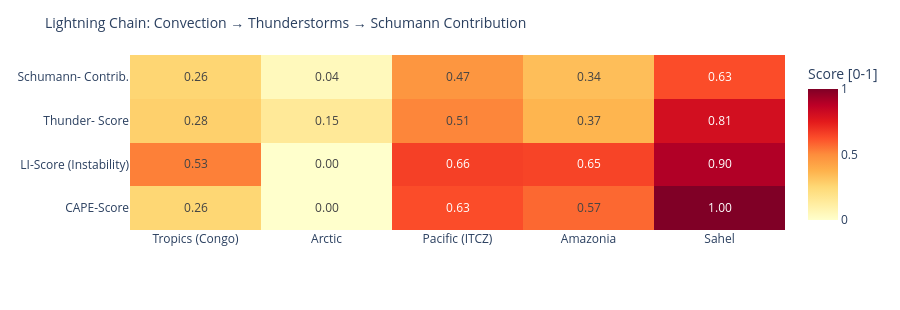

Notebook cell for this chart:
### Code cell
# ============================================================
# LIGHTNING CHAIN: Convection → Thunderstorms → Schumann
# Shows the causal chain per measurement point as heatmap
# ============================================================

def cape_score(v):
    """CAPE → normalized score [0,1]"""
    if v is None or pd.isna(v): return 0.0
    return min(1.0, float(v) / 3000)

def li_score(v):
    """Lifted Index: negative = unstable → score [0,1]"""
    if v is None or pd.isna(v): return 0.3
    return min(1.0, max(0.0, (-float(v) + 6) / 12))

def cloud_score(v):
    if v is None or pd.isna(v): return 0.3
    return float(v) / 100

def thunder_score(row):
    """Kombinierter Gewitterwahrscheinlichkeits-Score
    CAPE + LI + Bedeckung + WMO-Gewitter + konvektiver Niederschlag (showers)
    Hinweis: X-Ray und Kp sind kein Bestandteil – nur geomagn./solarer Kontext.
    """
    cs = cape_score(row.get('cape'))
    ls = li_score(row.get('li'))
    cl = cloud_score(row.get('cloud'))
    t  = 1.0 if row.get('thunderstorm') else 0.0
    # Convective precipitation (showers) as additional indicator
    sh = min(1.0, (row.get('showers') or 0) / 5.0)
    return round(cs * 0.30 + ls * 0.25 + cl * 0.15 + t * 0.20 + sh * 0.10, 3)

def schumann_contribution(t_score, lat):
    """Schumann contribution: higher in tropics (±30°), scaled by thunderstorm score"""
    lat_weight = max(0.3, 1.0 - abs(lat) / 60)
    return round(t_score * lat_weight, 3)

df_atm['cape_score']   = df_atm.apply(lambda r: cape_score(r['cape']), axis=1)
df_atm['li_score']     = df_atm.apply(lambda r: li_score(r['li']),    axis=1)
df_atm['thunder_score']= df_atm.apply(lambda r: thunder_score(r.to_dict()), axis=1)
df_atm['schumann_contribution'] = df_atm.apply(
    lambda r: schumann_contribution(r['thunder_score'], r['lat']), axis=1)

metrics = ['cape_score', 'li_score', 'thunder_score', 'schumann_contribution']
labels  = ['CAPE-Score', 'LI-Score\n(Instability)', 'Thunder-\nScore', 'Schumann-\nContrib.']
z_data  = [df_atm[m].tolist() for m in metrics]

fig = go.Figure(go.Heatmap(
    z=z_data,
    x=df_atm['point'].tolist(),
    y=labels,
    colorscale='YlOrRd',
    zmin=0, zmax=1,
    text=[[f'{v:.2f}' for v in row] for row in z_data],
    texttemplate='%{text}', textfont=dict(size=12),
    colorbar=dict(title='Score [0-1]')
))
fig.update_layout(
    title=dict(text='Lightning Chain: Convection → Thunderstorms → Schumann Contribution', font=dict(size=14)),
    height=310,
    plot_bgcolor='rgba(0,0,0,0)', paper_bgcolor='rgba(0,0,0,0)',
    margin=dict(l=130, r=80, t=55, b=80)
)
fig.show()

### Figure 1 — Plotly figure (JSON) as saved in the notebook; plotly's stock layout.template omitted (floating-point values rounded to 4 significant figures)
{"data": [{"colorbar": {"title": {"text": "Score [0-1]"}}, "colorscale": [[0.0, "rgb(255,255,204)"], [0.125, "rgb(255,237,160)"], [0.25, "rgb(254,217,118)"], [0.375, "rgb(254,178,76)"], [0.5, "rgb(253,141,60)"], [0.625, "rgb(252,78,42)"], [0.75, "rgb(227,26,28)"], [0.875, "rgb(189,0,38)"], [1.0, "rgb(128,0,38)"]], "text": [["0.26", "0.00", "0.63", "0.57", "1.00"], ["0.53", "0.00", "0.66", "0.65", "0.90"], ["0.28", "0.15", "0.51", "0.37", "0.81"], ["0.26", "0.04", "0.47", "0.34", "0.63"]], "textfont": {"size": 12}, "texttemplate": "%{text}", "type": "heatmap", "x": ["Tropics (Congo)", "Arctic", "Pacific (ITCZ)", "Amazonia", "Sahel"], "y": ["CAPE-Score", "LI-Score\n(Instability)", "Thunder-\nScore", "Schumann-\nContrib."], "z": [[0.2567, 0.0, 0.63, 0.5733, 1.0], [0.525, 0.0, 0.6583, 0.65, 0.9], [0.279, 0.15, 0.514, 0.366, 0.805], [0.26, 0.045, 0.471, 0.335, 0.631]], "zmax": 1, "zmin": 0}], "layout": {"height": 310, "margin": {"b": 80, "l": 130, "r": 80, "t": 55}, "paper_bgcolor": "rgba(0,0,0,0)", "plot_bgcolor": "rgba(0,0,0,0)", "title": {"font": {"size": 14}, "text": "Lightning Chain: Convection → Thunderstorms → Schumann Contribution"}}}
